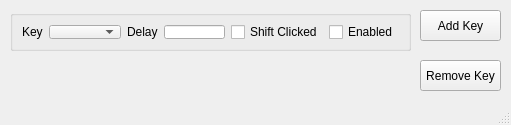
<?xml version="1.0" encoding="UTF-8"?>
<ui version="4.0">
 <class>D3Helper</class>
 <widget class="QMainWindow" name="D3Helper">
  <property name="geometry">
   <rect>
    <x>0</x>
    <y>0</y>
    <width>511</width>
    <height>125</height>
   </rect>
  </property>
  <property name="windowTitle">
   <string>MainWindow</string>
  </property>
  <widget class="QWidget" name="centralwidget">
   <widget class="QPushButton" name="addButton">
    <property name="geometry">
     <rect>
      <x>420</x>
      <y>10</y>
      <width>81</width>
      <height>31</height>
     </rect>
    </property>
    <property name="text">
     <string>Add Key</string>
    </property>
   </widget>
   <widget class="QPushButton" name="removeButton">
    <property name="geometry">
     <rect>
      <x>420</x>
      <y>60</y>
      <width>81</width>
      <height>31</height>
     </rect>
    </property>
    <property name="text">
     <string>Remove Key</string>
    </property>
   </widget>
   <widget class="QGroupBox" name="groupBox">
    <property name="geometry">
     <rect>
      <x>10</x>
      <y>10</y>
      <width>401</width>
      <height>41</height>
     </rect>
    </property>
    <layout class="QHBoxLayout" name="horizontalLayout">
     <item>
      <widget class="QLabel" name="keyLabel">
       <property name="text">
        <string>Key</string>
       </property>
      </widget>
     </item>
     <item>
      <widget class="QComboBox" name="buttonComboBox"/>
     </item>
     <item>
      <widget class="QLabel" name="delayLabel">
       <property name="text">
        <string>Delay</string>
       </property>
      </widget>
     </item>
     <item>
      <widget class="QLineEdit" name="delayLineEdit"/>
     </item>
     <item>
      <widget class="QCheckBox" name="shiftCheckBox">
       <property name="sizePolicy">
        <sizepolicy hsizetype="Fixed" vsizetype="Fixed">
         <horstretch>0</horstretch>
         <verstretch>0</verstretch>
        </sizepolicy>
       </property>
       <property name="text">
        <string>Shift Clicked</string>
       </property>
      </widget>
     </item>
     <item>
      <widget class="QCheckBox" name="enabledCheckBox">
       <property name="text">
        <string>Enabled</string>
       </property>
      </widget>
     </item>
    </layout>
   </widget>
  </widget>
  <widget class="QStatusBar" name="statusBar"/>
 </widget>
 <resources/>
 <connections/>
</ui>
